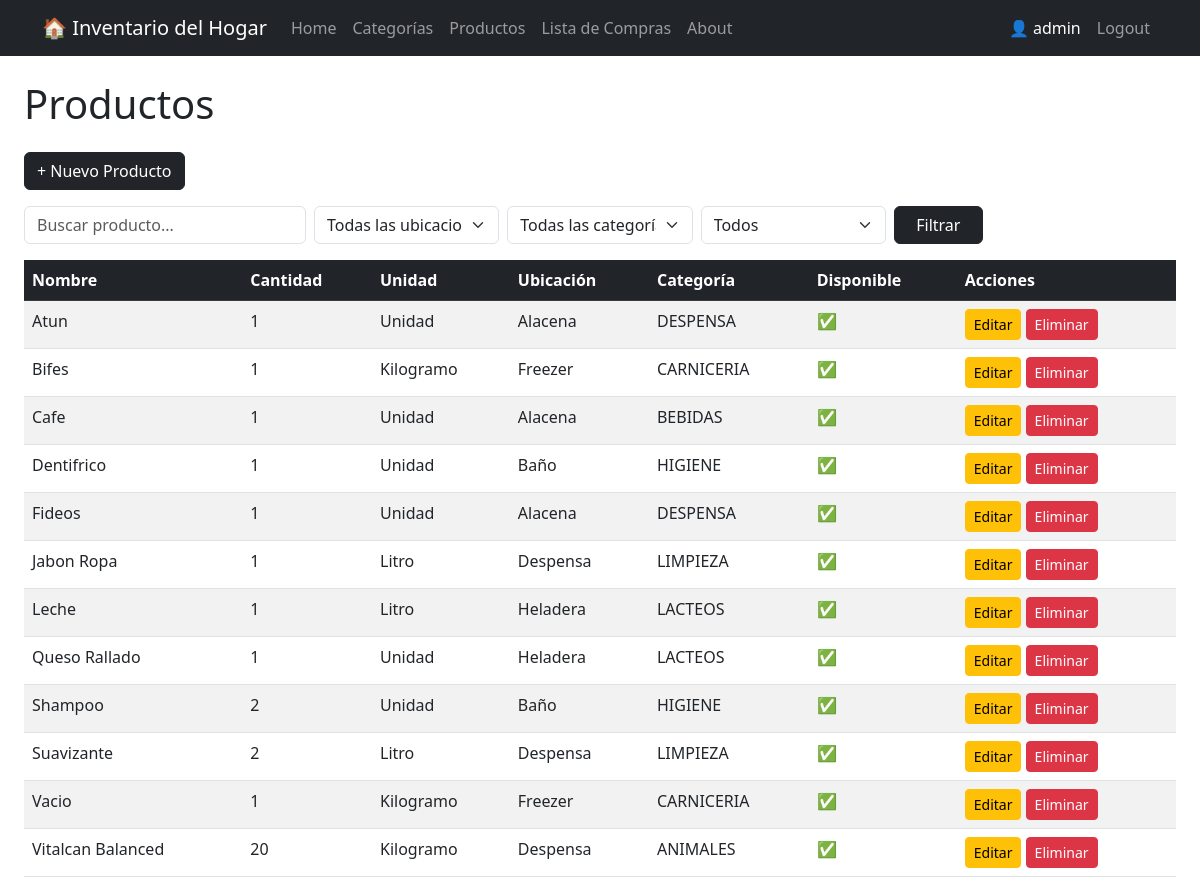
The app's page /productos/ (signed in), older data.
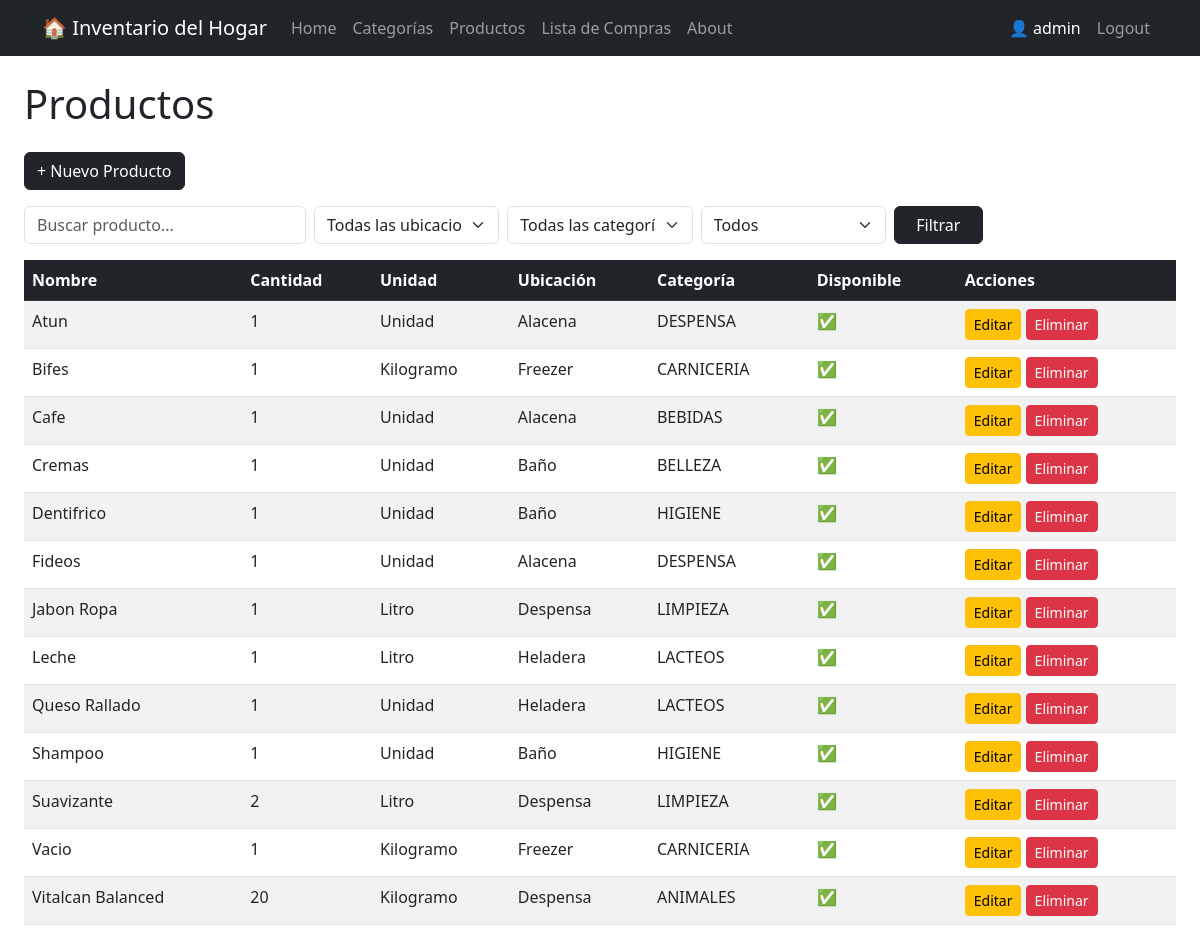
The same page, newer data.
### productos/models.py (models this page shows, shortened)
class Producto(models.Model):
    class UnidadMedida(models.TextChoices):
        KG = 'KG', 'Kilogramo'
        GR = 'GR', 'Gramo'
        LT = 'LT', 'Litro'
        ML = 'ML', 'Mililitro'
        UNIDAD = 'UNIDAD', 'Unidad'
    class Ubicacion(models.TextChoices):
        ALACENA = 'ALACENA', 'Alacena'
        HELADERA = 'HELADERA', 'Heladera'
        FREEZER = 'FREEZER', 'Freezer'
        DESPENSA = 'DESPENSA', 'Despensa'
        BAÑO="BAÑO" ,"Baño"
    nombre = models.CharField(max_length=100)
    descripcion = models.TextField(null=True, blank=True)
    cantidad = models.IntegerField()
    unidad_medida = models.CharField(max_length=10, choices=UnidadMedida.choices)
    stock_minimo = models.IntegerField()
    fecha_vencimiento = models.DateField(null=True, blank=True)
    categoria = models.ForeignKey(Categoria, on_delete=models.CASCADE)
    ubicacion = models.CharField(max_length=10, choices=Ubicacion.choices)
    disponible = models.BooleanField(default=True)

### categorias/models.py (models this page shows)
class Categoria(models.Model):
    nombre= models.CharField(max_length=20)
    descripcion= models.TextField(null=True , blank=True )
    def __str__(self):
        return f"{self.nombre.upper()}"

### productos/views.py (the view)
# urls.py: path('', views.lista_productos, name='lista'),
@login_required
def lista_productos(request):
    query = request.GET.get('q', '')
    ubicacion = request.GET.get('ubicacion', '')
    categoria = request.GET.get('categoria', '')
    disponible = request.GET.get('disponible', '')
    productos = Producto.objects.all().order_by(Lower('nombre'))
    if query:
        productos = productos.filter(nombre__icontains=query)
    if ubicacion:
        productos = productos.filter(ubicacion=ubicacion)
    if categoria:
        productos = productos.filter(categoria__id=categoria)
    if disponible:
        productos = productos.filter(disponible=disponible == 'True')
    from categorias.models import Categoria as Cat
    categorias = Cat.objects.all().order_by(Lower('nombre'))
    return render(request, 'productos/lista_productos.html', {
        'productos': productos,
        'query': query,
        'categorias': categorias,
        'ubicacion': ubicacion,
        'categoria': categoria,
        'disponible': disponible,
    })

### productos/templates/productos/lista_productos.html (shortened to what this page needs)
{% extends 'core/base.html' %}
{% block content %}
    <h1 class="mb-4">Productos</h1>
    <a href="{% url 'productos:crear' %}" class="btn btn-dark mb-3">+ Nuevo Producto</a>
    <form method="GET" class="row g-2 mb-3">
        <div class="col-md-3">
            <input type="text" name="q" class="form-control" placeholder="Buscar producto..." value="{{ query }}">
        </div>
        <div class="col-md-2">
            <select name="ubicacion" class="form-select">
                <option value="">Todas las ubicaciones</option>
            </select>
        </div>
        <div class="col-md-2">
            <select name="categoria" class="form-select">
                <option value="">Todas las categorías</option>
            </select>
        </div>
        <div class="col-md-2">
            <select name="disponible" class="form-select">
                <option value="">Todos</option>
            </select>
        </div>
        <div class="col-md-1">
            <button type="submit" class="btn btn-dark w-100">Filtrar</button>
        </div>
    </form>
    <table class="table table-striped table-hover">
        <thead class="table-dark">
            <tr>
                <th>Nombre</th>
                <th>Cantidad</th>
                <th>Unidad</th>
                <th>Ubicación</th>
                <th>Categoría</th>
                <th>Disponible</th>
                <th>Acciones</th>
            </tr>
        </thead>
        <tbody>
            {% for producto in productos %}
            <tr>
                <td>{{ producto.nombre }}</td>
                <td>{{ producto.cantidad }}</td>
                <td>{{ producto.get_unidad_medida_display }}</td>
                <td>{{ producto.get_ubicacion_display }}</td>
                <td>{{ producto.categoria }}</td>
                <td>{% if producto.disponible %}✅{% else %}❌{% endif %}</td>
                <td>
                    <a href="{% url 'productos:editar' producto.pk %}" class="btn btn-sm btn-warning">Editar</a>
                    <a href="{% url 'productos:eliminar' producto.pk %}" class="btn btn-sm btn-danger">Eliminar</a>
                </td>
            </tr>
            {% endfor %}
        </tbody>
    </table>
{% endblock %}

### core/templates/core/base.html (shortened to what this page needs)
<!DOCTYPE html>
<html lang="es">
<head>
    <link href="https://cdn.jsdelivr.net/npm/bootstrap@5.3.0/dist/css/bootstrap.min.css" rel="stylesheet">
</head>
<body>
    <nav class="navbar navbar-expand-lg navbar-dark bg-dark">
        <div class="container">
            <a class="navbar-brand" href="{% url 'core:home' %}">🏠 Inventario del Hogar</a>
            <div class="navbar-nav">
                <a class="nav-link" href="{% url 'core:home' %}">Home</a>
                <a class="nav-link" href="{% url 'categorias:lista' %}">Categorías</a>
                <a class="nav-link" href="{% url 'productos:lista' %}">Productos</a>
                <a class="nav-link" href="{% url 'productos:lista_compras' %}">Lista de Compras</a>
                <a class="nav-link" href="{% url 'core:about' %}">About</a>
            </div>
            <div class="navbar-nav ms-auto">
                {% if user.is_authenticated %}
                <span class="nav-link text-white">👤 {{ user.username }}</span>
                <a class="nav-link" href="{% url 'accounts:logout' %}">Logout</a>
                {% else %}
                <a class="nav-link" href="{% url 'accounts:register' %}">Registrarse</a>
                <a class="nav-link" href="{% url 'accounts:login' %}">Login</a>
                {% endif %}
            </div>
        </div>
    </nav>
    <div class="container-fluid mt-4 px-4">
    {% block content %}
    {% endblock %}
    </div>
</body>
</html>

Row changes from the older to the newer data that the page shows:
added Producto: nombre "Cremas", cantidad "1", unidad_medida "Unidad", ubicacion "Baño", categoria "BELLEZA"
changed Producto "Shampoo": cantidad "2" → "1"
